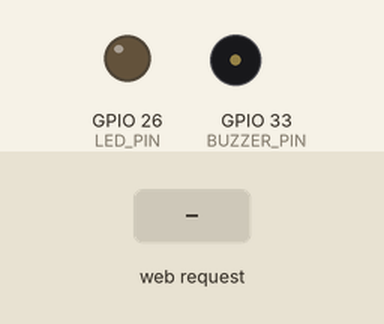
This sketch was run on a simulated ESP32. On the bench: output pins drawn as LEDs (lit = HIGH), buzzer (waves = sounding). Inputs (shaded band) come from the test bench. What the sketch prints to the serial monitor is not drawn.

Above: at 1.2 s.
1.3 s: HTTP request GET /beep received
At 1.45 s:
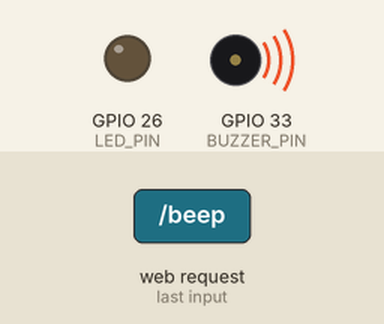
3.1 s: HTTP request GET /dim?level=1 received
At 4.2 s:
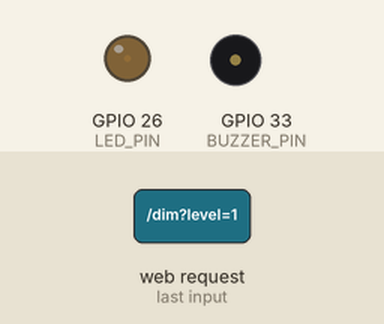
4.6 s: HTTP request GET /dim?level=120 received
At 5.3 s:
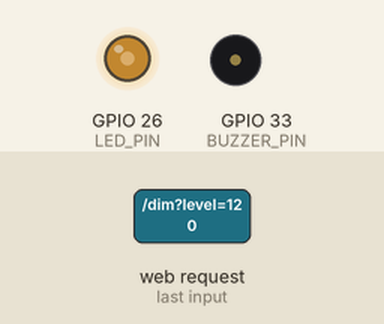
6.1 s: HTTP request GET /beep?level=1 received
At 6.25 s:
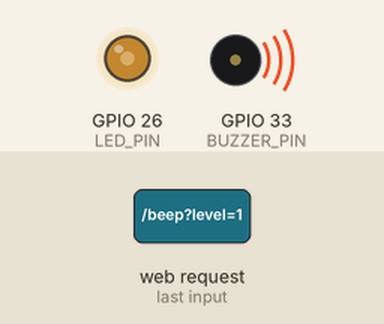
Timing chart, 0 to 8.9 s (numbered marks = the images above; inputs shaded):
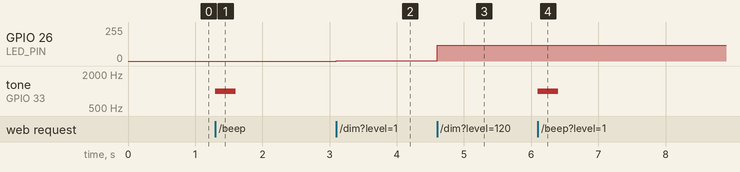

Measured:
- after the input at 1.3 s, tone on GPIO 33 (BUZZER_PIN): silent → 1000 Hz at once, → silent 0.30 s later
- after the input at 3.1 s, GPIO 26 (LED_PIN): 0/255 → 1/255 at once
- after the input at 4.6 s, GPIO 26 (LED_PIN): 1/255 → 120/255 at once
- after the input at 6.1 s, tone on GPIO 33 (BUZZER_PIN): silent → 1000 Hz at once, → silent 0.30 s later

The sketch:

L20_Dashboard.ino
```cpp
// Lesson 20 challenge solution: phone dashboard
// - page refreshes itself every 2 seconds
// - big styled buttons for the LED, plus a BEEP button (buzzer on 33)
// - a slider-free brightness control using links /dim?level=0..255

#include <WiFi.h>
#include <WebServer.h>

String WIFI_NAME = "Sparky-ESP32";
String PASSWORD = "secret123";
const int POT_PIN = 34;
const int LED_PIN = 26;
const int BUZZER_PIN = 33;

WebServer server(80);
int brightness = 0;

String button(String url, String label, String color) {
  return "<a href='" + url + "'><button style='font-size:24px;"
         "padding:12px 24px;margin:6px;background:" + color +
         ";color:white;border:none;border-radius:8px'>" + label +
         "</button></a>";
}

void sendPage() {
  int knob = analogRead(POT_PIN);
  String page = "<html><head><meta name='viewport' "
                "content='width=device-width'>"
                "<meta http-equiv='refresh' content='2; url=/'>"
                "</head><body style='font-family:sans-serif;"
                "text-align:center'>";
  page += "<h1>My ESP32 Dashboard</h1>";
  page += "<p>Knob: " + String(knob) + "</p>";
  // A bar that grows with the knob
  page += "<div style='background:#ddd;width:80%;margin:auto'>"
          "<div style='background:#00838f;height:24px;width:" +
          String(knob * 100 / 4095) + "%'></div></div>";
  page += "<p>LED brightness: " + String(brightness) + "</p>";
  page += button("/dim?level=0", "OFF", "#555");
  page += button("/dim?level=40", "LOW", "#e8590c");
  page += button("/dim?level=255", "HIGH", "#2f9e44");
  page += "<br>" + button("/beep", "BEEP!", "#7048e8");
  page += "</body></html>";
  server.send(200, "text/html", page);
}

void redirectHome() {
  server.sendHeader("Location", "/");
  server.send(303);
}

void handleDim() {
  brightness = constrain(server.arg("level").toInt(), 0, 255);
  analogWrite(LED_PIN, brightness);
  redirectHome();
}

void handleBeep() {
  tone(BUZZER_PIN, 1000, 300);
  redirectHome();
}

void setup() {
  Serial.begin(115200);
  WiFi.softAP(WIFI_NAME, PASSWORD);
  Serial.print("Open http://");
  Serial.println(WiFi.softAPIP());

  server.on("/", sendPage);
  server.on("/dim", handleDim);
  server.on("/beep", handleBeep);
  server.begin();
}

void loop() {
  server.handleClient();
}
```
